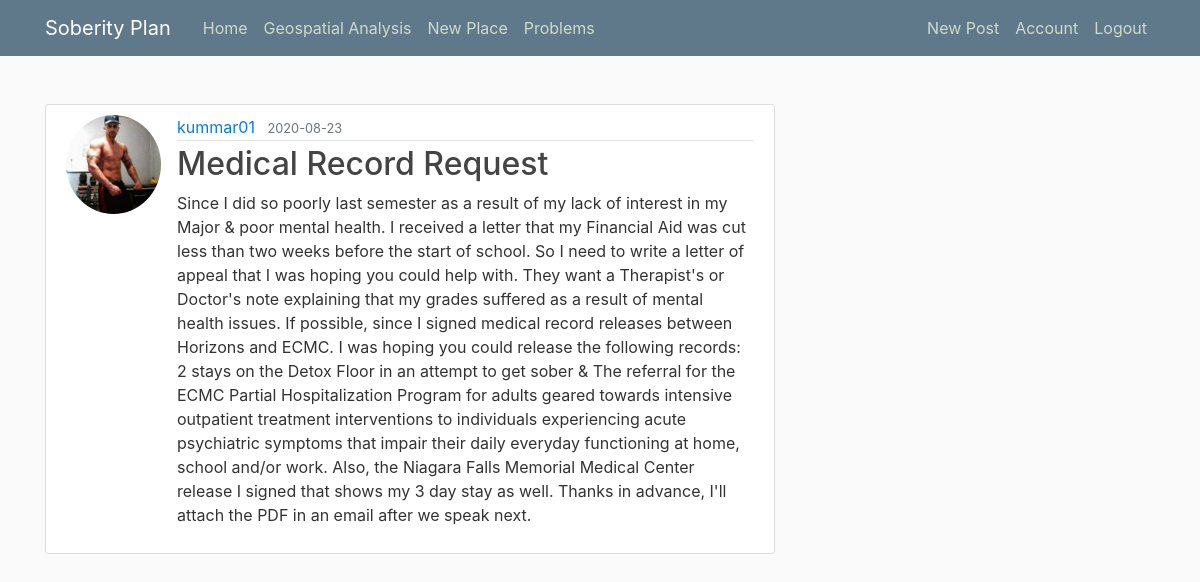
The app's page /post/2 (signed in) with its own data.
### flaskblog/models.py (models this page shows, shortened)
class User(db.Model, UserMixin):
    id = db.Column(db.Integer, primary_key=True)
    username = db.Column(db.String(20), unique=True, nullable=False)
    email = db.Column(db.String(120), unique=True, nullable=False)
    image_file = db.Column(db.String(20), nullable=False, default='default.jpg')
    password = db.Column(db.String(60), nullable=False)
    posts = db.relationship('Post', backref='author', lazy=True)

class Post(db.Model):
    id = db.Column(db.Integer, primary_key=True)
    title = db.Column(db.String(100), nullable=False)
    date_posted = db.Column(db.DateTime, nullable=False, default=datetime.utcnow)
    content = db.Column(db.Text, nullable=False)
    user_id = db.Column(db.Integer, db.ForeignKey('user.id'), nullable=False)

### flaskblog/posts/routes.py (the view)
@posts.route("/post/<int:post_id>")
def post(post_id):
    post = Post.query.get_or_404(post_id)
    return render_template('post.html', title=post.title, post=post)

### flaskblog/models.py (called while the page is built)
@login_manager.user_loader
def load_user(user_id):
    return User.query.get(int(user_id))

### flaskblog/templates/post.html (shortened to what this page needs)
{% extends "layout.html" %}
{% block content %}
<article class="media content-section">
    <img class="rounded-circle article-img" src="{{ url_for('static', filename='profile_pics/' + post.author.image_file) }}">
    <div class="media-body">
        <div class="article-metadata">
            <a class="mr-2" href="{{ url_for('users.user_posts', username=post.author.username) }}">{{ post.author.username }}</a>
            <small class="text-muted">{{ post.date_posted.strftime('%Y-%m-%d') }}</small>
        </div>
        <h2 class="article-title">{{ post.title }}</h2>
        <p class="article-content">{{ post.content }}</p>
    </div>
</article>
{% endblock content %}

### flaskblog/static/main.css (style rules this page uses)
body { background: #fafafa; color: #333333; margin-top: 5rem; }
h1, h2, h3, h4, h5, h6 { color: #050505; }
.content-section { background: #ffffff; padding: 10px 20px; border: 1px solid #dddddd; border-radius: 3px; margin-bottom: 20px; }
.article-title { color: #444444; }
.article-content { white-space: pre-line; }
.article-img { height: 99px; width: 95px; margin-right: 16px; }
.article-metadata { padding-bottom: 1px; margin-bottom: 4px; border-bottom: 1px solid #e3e3e3 }

### records on screen
User: image_file (picture), author.username "kummar01"
Post: date_posted "2020-08-23", title "Medical Record Request", content "Since I did so poorly last semester as a result of my lack of interest in my Major & poor mental health. I received a letter that my Financial Aid was cut less than two weeks before the start of school. So I need to write a letter of appeal that I was hoping you could help with. They want a Therapist's or Doctor's note explaining that my grades suffered as a result of mental health issues. If possible, since I signed medical record releases between Horizons and ECMC. I was hoping you could release the following records: 2 stays on the Detox Floor in an attempt to get sober & The referral for the ECMC Partial Hospitalization Program for adults geared towards intensive outpatient treatment…"
